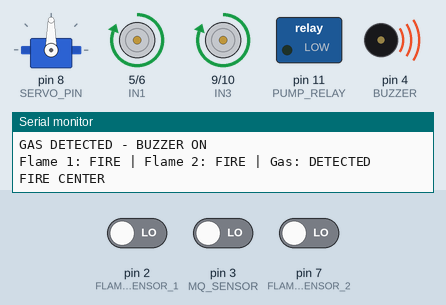
A sketch run on a simulated Arduino Uno, built with avr-gcc and run on an emulated ATmega328P. Parts: servo, motor-driver pin pairs drawn as motors (green arrow = first pin HIGH = forward, orange = second pin HIGH = backward, longer = more drive), switched loads named in the sketch (green lamp = pin HIGH), buzzer (waves = sounding, pin HIGH), the last lines printed to the serial monitor. The test bench sets the inputs (shaded band); at power-on: pin 2 (FLAME_SENSOR_1) LOW, pin 3 (MQ_SENSOR) LOW, pin 7 (FLAME_SENSOR_2) LOW.

Above: at 1.7 s.
1.8 s: pin 2 (FLAME_SENSOR_1) driven HIGH
At 3.0 s:
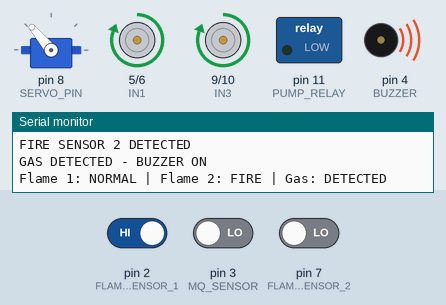
3.3 s: pin 3 (MQ_SENSOR) driven HIGH
At 4.0 s:
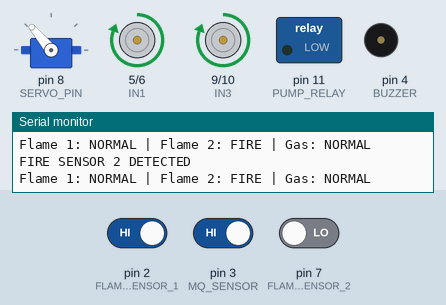
4.8 s: pin 2 (FLAME_SENSOR_1) driven LOW
At 6.0 s:
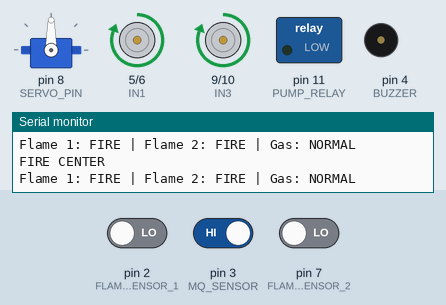
6.3 s: pin 7 (FLAME_SENSOR_2) driven HIGH
At 7.5 s:
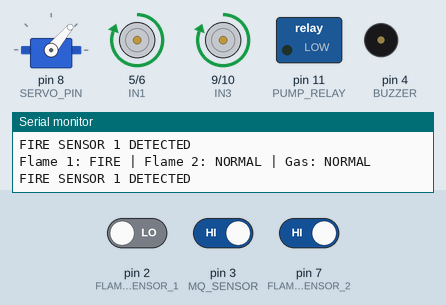
7.8 s: pin 3 (MQ_SENSOR) driven LOW
At 8.4 s:
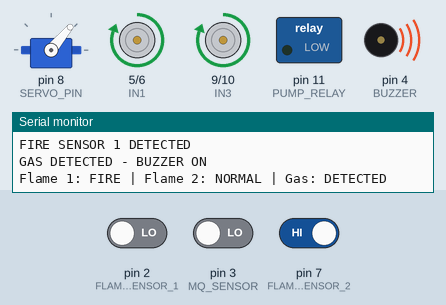
9.4 s: pin 2 (FLAME_SENSOR_1) driven HIGH
At 10.6 s:
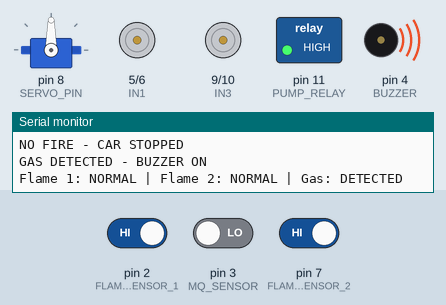
Timing chart, 0 to 12.0 s (numbered marks = the images above; inputs shaded):
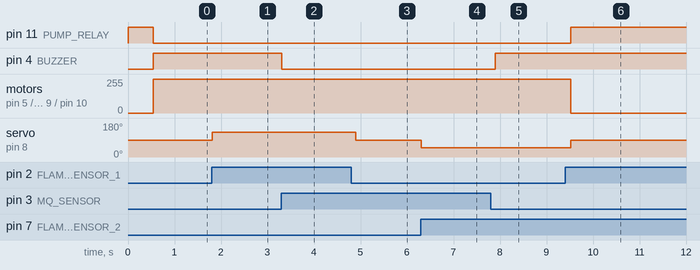

Measured:
- after the input at 1.8 s, servo on pin 8 (SERVO_PIN): 90° → 130° at once
- after the input at 3.3 s, pin 4 (BUZZER): HIGH → LOW at once
- after the input at 4.8 s, servo on pin 8 (SERVO_PIN): 130° → 90° after 0.10 s
- after the input at 6.3 s, servo on pin 8 (SERVO_PIN): 90° → 50° at once
- after the input at 7.8 s, pin 4 (BUZZER): LOW → HIGH after 0.10 s
- after the input at 9.4 s, pin 11 (PUMP_RELAY): LOW → HIGH after 0.13 s; motor on pin 5 (IN1) / pin 6 (IN2), motor on pin 9 (IN3) / pin 10 (IN4): forward 255/255 → stopped after 0.13 s; servo on pin 8 (SERVO_PIN): 50° → 90° after 0.13 s

The sketch:

FIRE_FIGHTING_ROBOT_USING_MQ-2.ino
```cpp
#include <Arduino.h>
#include <Servo.h>

// =====================================================
// SENSOR PINS
// =====================================================

// Flame sensors
#define FLAME_SENSOR_1  2
#define FLAME_SENSOR_2  7

// Gas sensor
#define MQ_SENSOR       3

// Buzzer
#define BUZZER          4

// =====================================================
// L298N MOTOR DRIVER
// =====================================================

#define IN1 5
#define IN2 6
#define IN3 9
#define IN4 10

// =====================================================
// WATER PUMP RELAY
// =====================================================

#define PUMP_RELAY 11

// Most relay modules are ACTIVE LOW.
// If your relay works opposite, change these two values.
#define RELAY_ON  LOW
#define RELAY_OFF HIGH

// =====================================================
// SERVO
// =====================================================

#define SERVO_PIN 8

Servo waterServo;

// Servo positions
#define SERVO_LEFT    50
#define SERVO_CENTER  90
#define SERVO_RIGHT   130

// =====================================================
// MOTOR FUNCTIONS
// =====================================================

void stopCar() {
  digitalWrite(IN1, LOW);
  digitalWrite(IN2, LOW);

  digitalWrite(IN3, LOW);
  digitalWrite(IN4, LOW);
}

void moveForward() {
  // Left motor
  digitalWrite(IN1, HIGH);
  digitalWrite(IN2, LOW);

  // Right motor
  digitalWrite(IN3, HIGH);
  digitalWrite(IN4, LOW);
}

// Optional functions for future use

void moveBackward() {
  digitalWrite(IN1, LOW);
  digitalWrite(IN2, HIGH);

  digitalWrite(IN3, LOW);
  digitalWrite(IN4, HIGH);
}

void turnLeft() {
  digitalWrite(IN1, LOW);
  digitalWrite(IN2, HIGH);

  digitalWrite(IN3, HIGH);
  digitalWrite(IN4, LOW);
}

void turnRight() {
  digitalWrite(IN1, HIGH);
  digitalWrite(IN2, LOW);

  digitalWrite(IN3, LOW);
  digitalWrite(IN4, HIGH);
}

// =====================================================
// PUMP FUNCTIONS
// =====================================================

void pumpON() {
  digitalWrite(PUMP_RELAY, RELAY_ON);
}

void pumpOFF() {
  digitalWrite(PUMP_RELAY, RELAY_OFF);
}

// =====================================================
// SETUP
// =====================================================

void setup() {

  Serial.begin(9600);

  // Sensors
  pinMode(FLAME_SENSOR_1, INPUT);
  pinMode(FLAME_SENSOR_2, INPUT);
  pinMode(MQ_SENSOR, INPUT);

  // Buzzer
  pinMode(BUZZER, OUTPUT);

  // Motors
  pinMode(IN1, OUTPUT);
  pinMode(IN2, OUTPUT);
  pinMode(IN3, OUTPUT);
  pinMode(IN4, OUTPUT);

  // Relay
  pinMode(PUMP_RELAY, OUTPUT);

  // Servo
  waterServo.attach(SERVO_PIN);

  // Initial states
  stopCar();

  digitalWrite(BUZZER, LOW);

  pumpOFF();

  // Center water nozzle
  waterServo.write(SERVO_CENTER);

  delay(500);

  Serial.println("-----------------------------");
  Serial.println("Fire Fighting Robot Started");
  Serial.println("-----------------------------");
}

// =====================================================
// MAIN LOOP
// =====================================================

void loop() {

  // Most flame sensor modules give LOW when flame detected
  bool flame1Detected =
      (digitalRead(FLAME_SENSOR_1) == LOW);

  bool flame2Detected =
      (digitalRead(FLAME_SENSOR_2) == LOW);

  // MQ digital output normally becomes LOW when threshold reached
  bool gasDetected =
      (digitalRead(MQ_SENSOR) == LOW);

  // ===================================================
  // FLAME DETECTION
  // ===================================================

  if (flame1Detected && flame2Detected) {

    // Fire detected by BOTH sensors
    Serial.println("FIRE CENTER");

    moveForward();

    // Aim nozzle straight
    waterServo.write(SERVO_CENTER);

    // Start water pump
    pumpON();
  }

  else if (flame1Detected) {

    Serial.println("FIRE SENSOR 1 DETECTED");

    moveForward();

    // Aim towards sensor 1 side
    waterServo.write(SERVO_LEFT);

    // Start pump
    pumpON();
  }

  else if (flame2Detected) {

    Serial.println("FIRE SENSOR 2 DETECTED");

    moveForward();

    // Aim towards sensor 2 side
    waterServo.write(SERVO_RIGHT);

    // Start pump
    pumpON();
  }

  else {

    // No fire detected

    Serial.println("NO FIRE - CAR STOPPED");

    stopCar();

    // Water pump OFF
    pumpOFF();

    // Return nozzle to center
    waterServo.write(SERVO_CENTER);
  }

  // ===================================================
  // GAS DETECTION
  // ===================================================

  if (gasDetected) {

    digitalWrite(BUZZER, HIGH);

    Serial.println("GAS DETECTED - BUZZER ON");
  }

  else {

    digitalWrite(BUZZER, LOW);
  }

  // ===================================================
  // DEBUG INFORMATION
  // ===================================================

  Serial.print("Flame 1: ");
  Serial.print(flame1Detected ? "FIRE" : "NORMAL");

  Serial.print(" | Flame 2: ");
  Serial.print(flame2Detected ? "FIRE" : "NORMAL");

  Serial.print(" | Gas: ");
  Serial.println(gasDetected ? "DETECTED" : "NORMAL");

  delay(100);
}


// #include <Arduino.h>
// #include <Servo.h>

// // =============================
// // SENSOR PINS
// // =============================
// #define FLAME1 2
// #define MQ_SENSOR 3
// #define FLAME2 7

// // =============================
// // BUZZER
// // =============================
// #define BUZZER 4

// // =============================
// // L298N MOTOR DRIVER
// // =============================
// #define IN1 5
// #define IN2 6
// #define IN3 9
// #define IN4 10

// // =============================
// // SERVO AND WATER PUMP
// // =============================
// #define SERVO_PIN 8
// #define RELAY_PIN 11

// // Change to HIGH if your sensor
// // outputs HIGH when triggered.
// const int FLAME_ACTIVE = LOW;
// const int MQ_ACTIVE = LOW;

// // Most relay modules are active LOW.
// // Change to HIGH for active-HIGH relay.
// const int RELAY_ON = LOW;
// const int RELAY_OFF = HIGH;

// Servo fireServo;

// void stopCar() {
//   digitalWrite(IN1, LOW);
//   digitalWrite(IN2, LOW);
//   digitalWrite(IN3, LOW);
//   digitalWrite(IN4, LOW);
// }

// void moveForward() {
//   digitalWrite(IN1, HIGH);
//   digitalWrite(IN2, LOW);

//   digitalWrite(IN3, HIGH);
//   digitalWrite(IN4, LOW);
// }

// void setup() {
//   Serial.begin(9600);

//   pinMode(FLAME1, INPUT);
//   pinMode(FLAME2, INPUT);
//   pinMode(MQ_SENSOR, INPUT);

//   pinMode(BUZZER, OUTPUT);

//   pinMode(IN1, OUTPUT);
//   pinMode(IN2, OUTPUT);
//   pinMode(IN3, OUTPUT);
//   pinMode(IN4, OUTPUT);

//   // Set relay OFF before operation
//   digitalWrite(RELAY_PIN, RELAY_OFF);
//   pinMode(RELAY_PIN, OUTPUT);

//   digitalWrite(BUZZER, LOW);
//   stopCar();

//   fireServo.attach(SERVO_PIN);
//   fireServo.write(90);

//   Serial.println("Fire Fighting Robot Ready");
// }

// void loop() {
//   bool flame1Detected =
//       (digitalRead(FLAME1) == FLAME_ACTIVE);

//   bool flame2Detected =
//       (digitalRead(FLAME2) == FLAME_ACTIVE);

//   bool gasDetected =
//       (digitalRead(MQ_SENSOR) == MQ_ACTIVE);

//   bool fireDetected =
//       flame1Detected || flame2Detected;

//   // =============================
//   // GAS DETECTION AND BUZZER
//   // =============================
//   digitalWrite(BUZZER, gasDetected ? HIGH : LOW);

//   if (gasDetected) {
//     Serial.println("GAS DETECTED - BUZZER ON");
//   }

//   // =============================
//   // FIRE DETECTION
//   // =============================
//   if (fireDetected) {
//     Serial.println("FIRE DETECTED");

//     // Move robot toward the detected fire
//     moveForward();

//     // Turn ON water pump
//     digitalWrite(RELAY_PIN, RELAY_ON);

//     // Sweep servo nozzle
//     // Stop briefly at each position
//     for (int angle = 0; angle <= 180; angle += 5) {
//       fireServo.write(angle);
//       delay(40);
//     }

//     for (int angle = 180; angle >= 0; angle -= 5) {
//       fireServo.write(angle);
//       delay(40);
//     }

//   } else {
//     Serial.println("NO FIRE");

//     // Stop robot and water pump
//     stopCar();
//     digitalWrite(RELAY_PIN, RELAY_OFF);

//     // Center servo
//     fireServo.write(90);
//   }

//   delay(100);
// }
```
